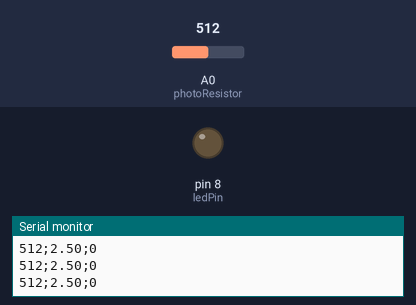
Bench run of a sketch on a simulated Arduino Uno, built with avr-gcc and run on an emulated ATmega328P. Parts: output pins drawn as LEDs (lit = HIGH), the last lines printed to the serial monitor. The inputs (shaded band) are chosen by the test bench; at power-on: A0 (photoResistor) = 512.

Above: at 1.3 s.
1.4 s: A0 (photoResistor) set to 360
2.9 s: A0 (photoResistor) set to 340
At 3.8 s:
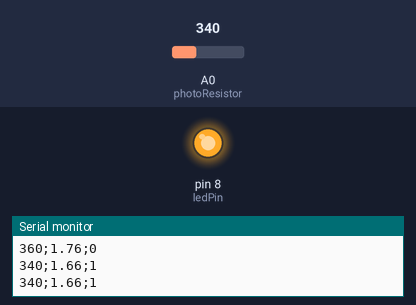
4.5 s: A0 (photoResistor) set to 511
At 5.0 s:
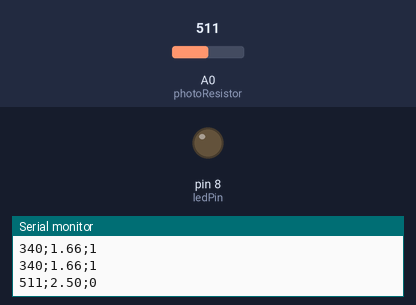
6.0 s: A0 (photoResistor) set to 306
At 7.4 s:
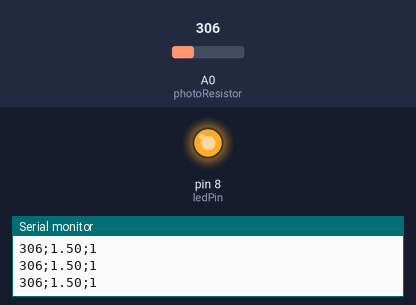
Timing chart, 0 to 8.5 s (numbered marks = the images above; inputs shaded):
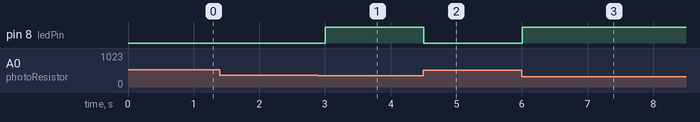

Measured:
- the behaviour switches between 348 and 347 on A0 (photoResistor) (found by bisection; images 0 and 1)
- after the input at 2.9 s, pin 8 (ledPin): LOW → HIGH after 0.10 s
- after the input at 4.5 s, pin 8 (ledPin): HIGH → LOW at once
- after the input at 6.0 s, pin 8 (ledPin): LOW → HIGH at once

The sketch:

lab1.ino
```cpp
int photoResistor = A0; //Analog Input connecting to the photoresistor
int ledPin = 8; //Pin giving voltage to the led
int sensorValue = 0; //Variable to store the value of the photoresistor
float voltageScaled = 0;
float limit = 1.7;
boolean offOn = false;

void setup() {
  Serial.begin(9600);
  pinMode(ledPin,OUTPUT);
}


void loop() {
  sensorValue=analogRead(photoResistor);

  //Convert to voltage scale 0..5v
  voltageScaled = sensorValue * (5.0 / 1023.0);

  if(voltageScaled>limit){
    digitalWrite(ledPin,LOW);
    offOn = false;
  }else{
    digitalWrite(ledPin,HIGH);
    offOn = true;
  }
  Serial.print(sensorValue);
  Serial.print(";");
  Serial.print(voltageScaled);
  Serial.print(";");
  Serial.print(offOn);
  Serial.println("");
  delay(500);
}
```
